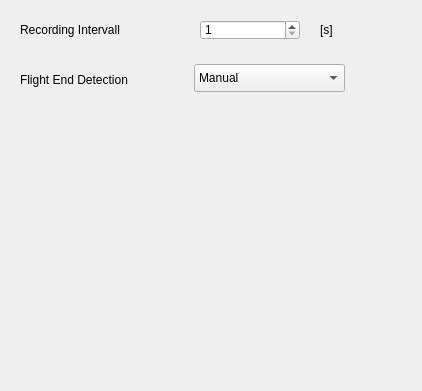
<?xml version="1.0" encoding="UTF-8"?>
<ui version="4.0" stdsetdef="1">
  <author></author>
  <comment></comment>
  <exportmacro></exportmacro>
  <class>MemoryFrame6015</class>
  <widget class="QWidget" name="MemoryFrame6015">
    <property name="enabled">
      <bool>true</bool>
    </property>
    <property name="geometry">
      <rect>
        <x>0</x>
        <y>0</y>
        <width>422</width>
        <height>391</height>
      </rect>
    </property>
    <property name="windowTitle">
      <string>Memory</string>
    </property>
    <widget class="QLabel" name="textLabel_Intervall">
      <property name="geometry">
        <rect>
          <x>20</x>
          <y>20</y>
          <width>150</width>
          <height>20</height>
        </rect>
      </property>
      <property name="text">
        <string>Recording Intervall</string>
      </property>
      <property name="wordWrap">
        <bool>false</bool>
      </property>
    </widget>
    <widget class="QLabel" name="textLabel_IntervallUnit">
      <property name="geometry">
        <rect>
          <x>320</x>
          <y>20</y>
          <width>67</width>
          <height>20</height>
        </rect>
      </property>
      <property name="text">
        <string>[s]</string>
      </property>
      <property name="wordWrap">
        <bool>false</bool>
      </property>
    </widget>
    <widget class="QSpinBox" name="spinBox_Intervall">
      <property name="geometry">
        <rect>
          <x>200</x>
          <y>20</y>
          <width>100</width>
          <height>20</height>
        </rect>
      </property>
      <property name="maximum">
        <number>60</number>
      </property>
      <property name="minimum">
        <number>1</number>
      </property>
      <property name="singleStep">
        <number>1</number>
      </property>
      <property name="value">
        <number>1</number>
      </property>
    </widget>
    <widget class="QLabel" name="textLabel_Mode">
      <property name="geometry">
        <rect>
          <x>20</x>
          <y>70</y>
          <width>148</width>
          <height>20</height>
        </rect>
      </property>
      <property name="text">
        <string>Flight End Detection</string>
      </property>
      <property name="wordWrap">
        <bool>false</bool>
      </property>
    </widget>
    <widget class="QComboBox" name="comboBox_FlightEnd">
      <property name="geometry">
        <rect>
          <x>194</x>
          <y>64</y>
          <width>151</width>
          <height>28</height>
        </rect>
      </property>
      <item>
        <property name="text">
          <string>Manual</string>
        </property>
      </item>
      <item>
        <property name="text">
          <string>Automatic</string>
        </property>
      </item>
    </widget>
  </widget>
  <layoutdefault spacing="6" margin="11"/>
  <pixmapfunction>qPixmapFromMimeSource</pixmapfunction>
</ui>
